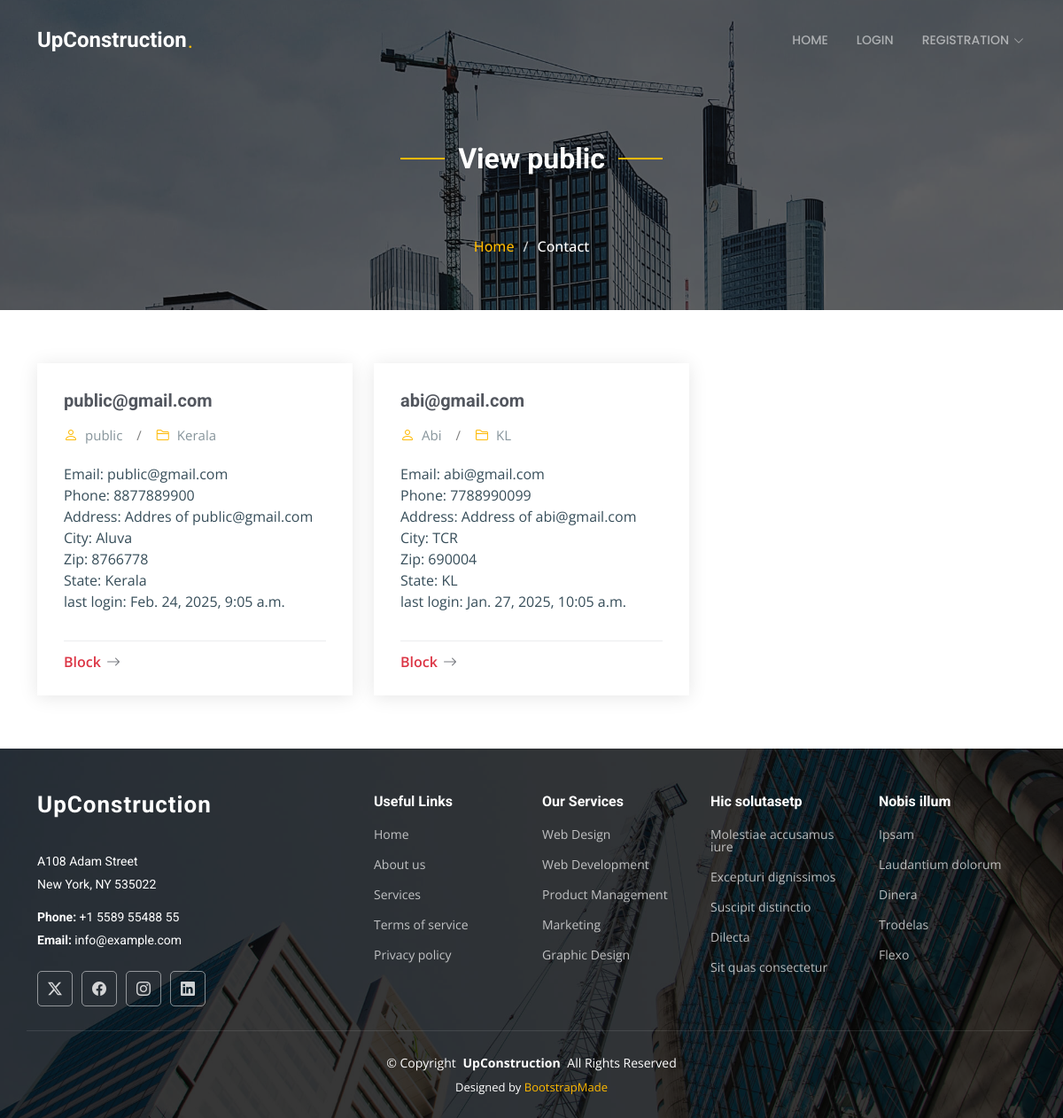
The page /admin_vw_public on the database its author committed.
### buidingFaciliSysApp/models.py (models this page shows, shortened)
class Customer(models.Model):
    user = models.OneToOneField(CustomUser, on_delete=models.CASCADE, primary_key=True)
    name = models.CharField(max_length=100)
    email = models.EmailField(max_length=100)
    phone = models.CharField(max_length=15)
    address = models.TextField()
    city = models.CharField(max_length=50)
    state = models.CharField(max_length=50)
    zip = models.CharField(max_length=10)
    update_cou = models.IntegerField(default=0)
    last_update = models.DateTimeField(auto_now=True)
    password = models.CharField(max_length=100)

class CustomUser(AbstractUser):
    userType = models.CharField(blank=True,max_length=10)

### buidingFaciliSysApp/views.py (the view)
# urls.py: path('admin_vw_public', views.admin_vw_public, name='admin_vw_public'),
def admin_vw_public(request):
    publics = Customer.objects.all()
    return render(request, 'admin_vw_public.html', {'publics':publics})

### templates/admin_vw_public.html
{% include 'header.html' %}
    <div class="page-title dark-background" style="background-image: url(../static/assets/img/page-title-bg.jpg);">
        <div class="container position-relative">
            <div class="section-title">
                <h2>View public</h2>
            </div>
          <nav class="breadcrumbs">
            <ol>
              <li><a href="\admin_home">Home</a></li>
              <li class="current">Contact</li>
            </ol>
          </nav>
        </div>
      </div>
    <section id="blog-posts" class="blog-posts section">
        <div class="container">
          <div class="row gy-4">
            {% for public in publics %}
            <div class="col-lg-4">
              <article class="position-relative h-100">
                <div class="post-content d-flex flex-column">
                  <h3 class="post-title">{{public.email}}</h3>
                  <div class="meta d-flex align-items-center">
                    <div class="d-flex align-items-center">
                      <i class="bi bi-person"></i> <span class="ps-2">{{public.name}} </span>
                    </div>
                    <span class="px-3 text-black-50">/</span>
                    <div class="d-flex align-items-center">
                      <i class="bi bi-folder2"></i> <span class="ps-2">{{public.state}}</span>
                    </div>
                  </div>
                  <p>
                    Email: {{public.email}}<br>
                    Phone: {{public.phone}}<br>
                    Address: {{public.address}}<br>
                    City: {{public.city}}<br>
                    Zip: {{public.zip}}<br>
                    State: {{public.state}}<br>
                    last login: {{public.user.last_login}}<br>
                  </p>
                  <hr>
                    {% if public.user.is_active %}
                    <a href="admin_reject?id={{public.user.id}}&return=public" class="readmore stretched-link"><span class="text-danger">Block</span><i class="bi bi-arrow-right"></i></a>
                    {% else %}
                    <a href="admin_approve?id={{public.user.id}}&return=public" class="readmore stretched-link"><span class="text-success">Approve</span><i class="bi bi-arrow-right"></i></a>
                    {% endif %}
                </div>
              </article>
            </div>
            {% endfor %}
          </div>
        </div>
      </section>
{% include 'foot.html' %}

### static/assets/css/main.css (style rules this page uses)
:root { --default-font: "Open Sans", system-ui, -apple-system, "Segoe UI", Roboto, "Helvetica Neue", Arial, "Noto Sans", "Liberation Sans", sans-serif, "Apple Color Emoji", "Segoe UI Emoji", "Segoe UI Symbol", "Noto Color Emoji"; --heading-font: "Roboto", sans-serif; --nav-font: "Poppins", sans-serif; }
:root { --background-color: #ffffff; --default-color: #364d59; --heading-color: #52565e; --accent-color: #feb900; --surface-color: #ffffff; --contrast-color: #ffffff; }
:root { --nav-color: rgba(255, 255, 255, 0.55); --nav-hover-color: #ffffff; --nav-mobile-background-color: #ffffff; --nav-dropdown-background-color: #ffffff; --nav-dropdown-color: #212529; --nav-dropdown-hover-color: #feb900; }
.dark-background { --background-color: #060606; --default-color: #ffffff; --heading-color: #ffffff; --surface-color: #252525; --contrast-color: #ffffff; }
:root { scroll-behavior: smooth; }
body { color: var(--default-color); background-color: var(--background-color); font-family: var(--default-font); }
a { color: var(--accent-color); text-decoration: none; transition: 0.3s; }
h1, h2, h3, h4, h5, h6 { color: var(--heading-color); font-family: var(--heading-font); }
.page-title { color: var(--default-color); background-color: var(--background-color); background-size: cover; background-position: center; background-repeat: no-repeat; padding: 160px 0 60px 0; text-align: center; position: relative; }
.page-title:before { content: ""; background-color: color-mix(in srgb, var(--background-color), transparent 40%); position: absolute; inset: 0; }
.page-title .breadcrumbs ol { display: flex; flex-wrap: wrap; list-style: none; justify-content: center; padding: 0; margin: 0; font-size: 16px; font-weight: 500; }
.page-title .breadcrumbs ol li+li { padding-left: 10px; }
.page-title .breadcrumbs ol li+li::before { content: "/"; display: inline-block; padding-right: 10px; color: color-mix(in srgb, var(--default-color), transparent 20%); }
section, .section { color: var(--default-color); background-color: var(--background-color); padding: 60px 0; scroll-margin-top: 92px; overflow: clip; }
.section-title { text-align: center; padding-bottom: 60px; position: relative; }
.section-title h2 { font-size: 32px; font-weight: 700; position: relative; }
.section-title h2:before, .section-title h2:after { content: ""; width: 50px; height: 2px; background: var(--accent-color); display: inline-block; }
.section-title h2:before { margin: 0 15px 10px 0; }
.section-title h2:after { margin: 0 0 10px 15px; }
.blog-posts article { background-color: var(--surface-color); box-shadow: 0px 2px 20px rgba(0, 0, 0, 0.1); transition: 0.3s; }
.blog-posts .post-content { padding: 30px; }
.blog-posts .post-title { font-size: 20px; color: var(--heading-color); font-weight: 700; transition: 0.3s; margin-bottom: 15px; }
.blog-posts .meta i { font-size: 16px; color: var(--accent-color); }
.blog-posts .meta span { font-size: 15px; color: color-mix(in srgb, var(--default-color), transparent 40%); }
.blog-posts p { margin-top: 20px; }
.blog-posts hr { color: color-mix(in srgb, var(--default-color), transparent 60%); margin-bottom: 15px; }
.blog-posts .readmore { display: flex; align-items: center; font-weight: 600; line-height: 1; transition: 0.3s; color: color-mix(in srgb, var(--heading-color), transparent 20%); }
.blog-posts .readmore i { line-height: 0; margin-left: 6px; font-size: 16px; }

### rows shown on the page
Customer: email "public@gmail.com", name "public", state "Kerala", phone "8877889900", address "Addres of public@gmail.com", city "Aluva", zip "8766778", user.last_login "Feb. 24, 2025, 9:05 a.m."
Customer: email "abi@gmail.com", name "Abi", state "KL", phone "7788990099", address "Address of abi@gmail.com", city "TCR", zip "690004", user.last_login "Jan. 27, 2025, 10:05 a.m."
